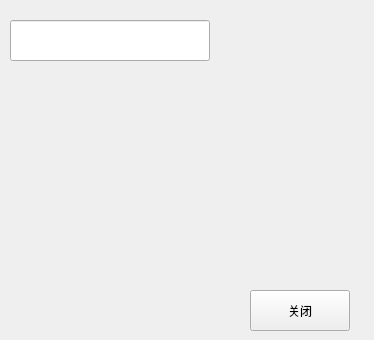
<?xml version="1.0" encoding="UTF-8"?>
<ui version="4.0">
 <class>UI_About</class>
 <widget class="QWidget" name="UI_About">
  <property name="geometry">
   <rect>
    <x>0</x>
    <y>0</y>
    <width>374</width>
    <height>340</height>
   </rect>
  </property>
  <property name="minimumSize">
   <size>
    <width>374</width>
    <height>340</height>
   </size>
  </property>
  <property name="maximumSize">
   <size>
    <width>374</width>
    <height>340</height>
   </size>
  </property>
  <property name="focusPolicy">
   <enum>Qt::ClickFocus</enum>
  </property>
  <property name="windowTitle">
   <string>关于本软件…</string>
  </property>
  <widget class="Common_Button" name="btnClose">
   <property name="geometry">
    <rect>
     <x>250</x>
     <y>290</y>
     <width>100</width>
     <height>41</height>
    </rect>
   </property>
   <property name="minimumSize">
    <size>
     <width>100</width>
     <height>41</height>
    </size>
   </property>
   <property name="text">
    <string>关闭</string>
   </property>
   <property name="shortcut">
    <string>Ctrl+S</string>
   </property>
   <property name="autoDefault">
    <bool>false</bool>
   </property>
   <property name="default">
    <bool>false</bool>
   </property>
  </widget>
  <widget class="QLabel" name="label_2">
   <property name="geometry">
    <rect>
     <x>255</x>
     <y>30</y>
     <width>140</width>
     <height>250</height>
    </rect>
   </property>
   <property name="minimumSize">
    <size>
     <width>140</width>
     <height>250</height>
    </size>
   </property>
   <property name="maximumSize">
    <size>
     <width>140</width>
     <height>250</height>
    </size>
   </property>
   <property name="text">
    <string/>
   </property>
  </widget>
  <widget class="QLineEdit" name="lineEdit">
   <property name="geometry">
    <rect>
     <x>10</x>
     <y>20</y>
     <width>200</width>
     <height>41</height>
    </rect>
   </property>
   <property name="minimumSize">
    <size>
     <width>200</width>
     <height>41</height>
    </size>
   </property>
   <property name="clearButtonEnabled">
    <bool>false</bool>
   </property>
  </widget>
  <widget class="QLabel" name="label">
   <property name="geometry">
    <rect>
     <x>10</x>
     <y>70</y>
     <width>220</width>
     <height>220</height>
    </rect>
   </property>
   <property name="minimumSize">
    <size>
     <width>220</width>
     <height>220</height>
    </size>
   </property>
   <property name="maximumSize">
    <size>
     <width>220</width>
     <height>220</height>
    </size>
   </property>
   <property name="text">
    <string/>
   </property>
  </widget>
 </widget>
 <customwidgets>
  <customwidget>
   <class>Common_Button</class>
   <extends>QPushButton</extends>
   <header>state_button.h</header>
  </customwidget>
 </customwidgets>
 <resources/>
 <connections/>
</ui>
